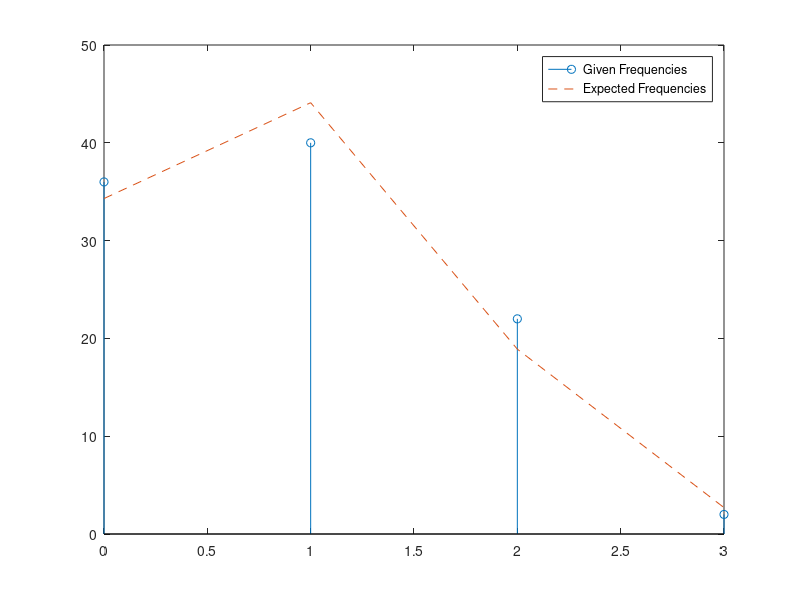
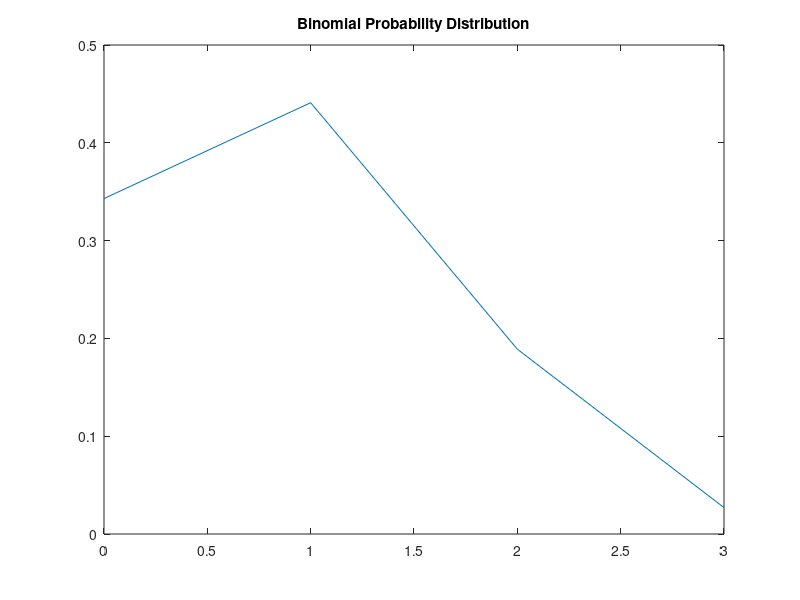

These figures' MATLAB source, in order:
x=0:3;
freq=[36,40,22,2];
n=3;
mean=x*freq'/sum(freq);
p=mean/n;
var=n*p*(1-p);
y=binopdf(x,n,p);
exp= y.*sum(freq);

stem(x,freq);
hold;
plot(x,exp,'--');
legend('Given Frequencies', 'Expected Frequencies');

figure();
plot(x,y);
title('Binomial Probability Distribution');